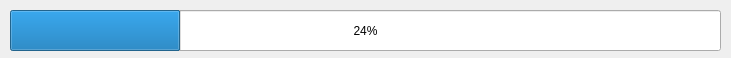
<?xml version="1.0" encoding="UTF-8"?>
<ui version="4.0">
 <class>ProgressDialog</class>
 <widget class="QDialog" name="ProgressDialog">
  <property name="windowModality">
   <enum>Qt::ApplicationModal</enum>
  </property>
  <property name="geometry">
   <rect>
    <x>0</x>
    <y>0</y>
    <width>731</width>
    <height>58</height>
   </rect>
  </property>
  <property name="windowTitle">
   <string/>
  </property>
  <property name="modal">
   <bool>true</bool>
  </property>
  <widget class="QProgressBar" name="progressBar">
   <property name="geometry">
    <rect>
     <x>10</x>
     <y>10</y>
     <width>711</width>
     <height>41</height>
    </rect>
   </property>
   <property name="maximum">
    <number>100</number>
   </property>
   <property name="value">
    <number>24</number>
   </property>
  </widget>
 </widget>
 <resources/>
 <connections/>
</ui>
